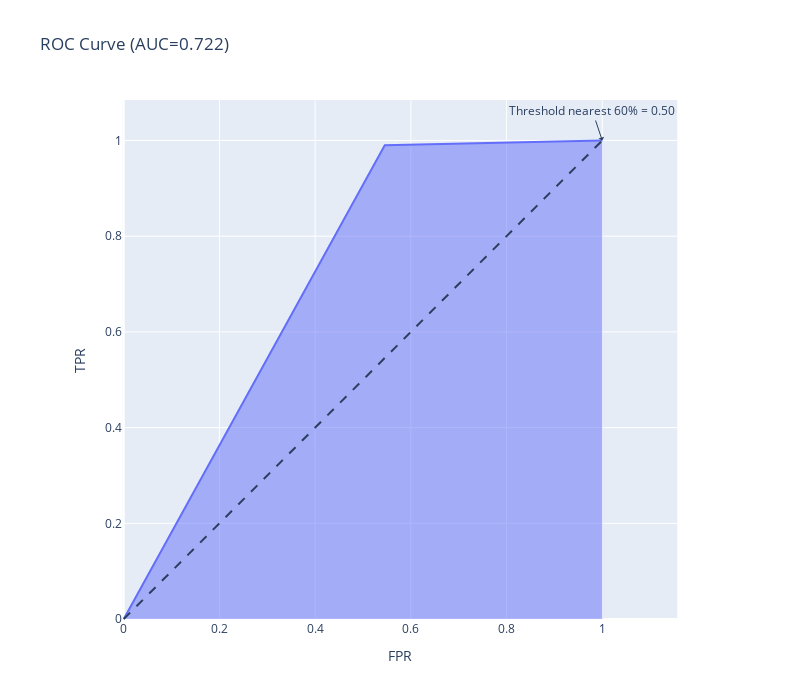

Here is the notebook cell this chart was saved with:
### Code cell
# choose a threshold for prediction.
make_rocauc(.60)

### Figure 1 — Plotly figure (JSON) as saved in the notebook; plotly's stock layout.template omitted (floating-point values rounded to 4 significant figures)
{"data": [{"customdata": [[1.753], [0.7526], [0.5]], "hovertemplate": "FPR=%{x:.2f}<br>TPR=%{y:.2f}<br>Threshold=%{customdata[0]:.2f}<extra></extra>", "legendgroup": "", "line": {"color": "#636efa"}, "marker": {"symbol": "circle"}, "mode": "lines", "name": "", "orientation": "v", "showlegend": false, "stackgroup": "1", "type": "scatter", "x": [0, 0.5455, 1], "xaxis": "x", "y": [0, 0.99, 1], "yaxis": "y"}], "layout": {"annotations": [{"arrowhead": 1, "showarrow": true, "text": "Threshold nearest 60% = 0.50", "x": 1, "y": 1}], "height": 700, "legend": {"tracegroupgap": 0}, "shapes": [{"line": {"dash": "dash"}, "type": "line", "x0": 0, "x1": 1, "y0": 0, "y1": 1}], "title": {"text": "ROC Curve (AUC=0.722)"}, "width": 800, "xaxis": {"anchor": "y", "autorange": true, "constrain": "domain", "domain": [0.0582, 0.9418], "range": [-0.002086, 1.177], "title": {"text": "FPR"}, "type": "linear"}, "yaxis": {"anchor": "x", "autorange": true, "domain": [0, 1], "range": [-0.002086, 1.082], "scaleanchor": "x", "scaleratio": 1, "title": {"text": "TPR"}, "type": "linear"}}}
